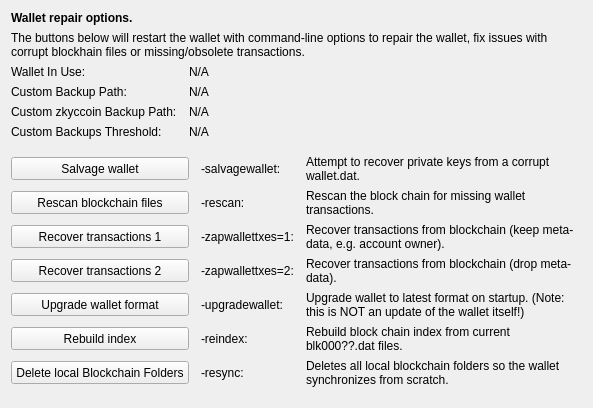
     <widget class="QWidget" name="tab_repair">
      <attribute name="title">
       <string>&amp;Wallet Repair</string>
      </attribute>
      <layout class="QGridLayout" name="gridLayout_4" columnstretch="0,0,0,0">
       <property name="horizontalSpacing">
        <number>12</number>
       </property>
       <item row="0" column="0" colspan="4">
        <widget class="QLabel" name="label_repair_header">
         <property name="font">
          <font>
           <weight>75</weight>
           <bold>true</bold>
          </font>
         </property>
         <property name="text">
          <string>Wallet repair options.</string>
         </property>
        </widget>
       </item>
       <item row="1" column="0" colspan="4">
        <widget class="QLabel" name="label_repair_helptext">
         <property name="font">
          <font>
           <weight>50</weight>
           <bold>false</bold>
          </font>
         </property>
         <property name="text">
          <string>The buttons below will restart the wallet with command-line options to repair the wallet, fix issues with corrupt blockhain files or missing/obsolete transactions.</string>
         </property>
         <property name="wordWrap">
          <bool>true</bool>
         </property>
        </widget>
       </item>
       <item row="2" column="0">
        <widget class="QLabel" name="wallet_path_label">
         <property name="text">
          <string>Wallet In Use:</string>
         </property>
        </widget>
       </item>
       <item row="2" column="1" colspan="3">
        <widget class="QLabel" name="wallet_path">
         <property name="cursor">
          <cursorShape>IBeamCursor</cursorShape>
         </property>
         <property name="text">
          <string>N/A</string>
         </property>
         <property name="textFormat">
          <enum>Qt::PlainText</enum>
         </property>
         <property name="textInteractionFlags">
          <set>Qt::LinksAccessibleByMouse|Qt::TextSelectableByKeyboard|Qt::TextSelectableByMouse</set>
         </property>
        </widget>
       </item>
       <item row="3" column="0">
        <widget class="QLabel" name="wallet_custombackuppath_label">
         <property name="text">
          <string>Custom Backup Path:</string>
         </property>
         <property name="visible">
          <bool>false</bool>
         </property>
        </widget>
       </item>
       <item row="3" column="1" colspan="3">
        <widget class="QLabel" name="wallet_custombackuppath">
         <property name="cursor">
          <cursorShape>IBeamCursor</cursorShape>
         </property>
         <property name="text">
          <string>N/A</string>
         </property>
         <property name="textFormat">
          <enum>Qt::PlainText</enum>
         </property>
         <property name="textInteractionFlags">
          <set>Qt::LinksAccessibleByMouse|Qt::TextSelectableByKeyboard|Qt::TextSelectableByMouse</set>
         </property>
         <property name="visible">
          <bool>false</bool>
         </property>
        </widget>
       </item>
       <item row="4" column="0">
        <widget class="QLabel" name="wallet_customzkyccoinbackuppath_label">
         <property name="text">
          <string>Custom zkyccoin Backup Path:</string>
         </property>
         <property name="visible">
          <bool>false</bool>
         </property>
        </widget>
       </item>
       <item row="4" column="1" colspan="3">
        <widget class="QLabel" name="wallet_customzkyccoinbackuppath">
         <property name="cursor">
          <cursorShape>IBeamCursor</cursorShape>
         </property>
         <property name="text">
          <string>N/A</string>
         </property>
         <property name="textFormat">
          <enum>Qt::PlainText</enum>
         </property>
         <property name="textInteractionFlags">
          <set>Qt::LinksAccessibleByMouse|Qt::TextSelectableByKeyboard|Qt::TextSelectableByMouse</set>
         </property>
         <property name="visible">
          <bool>false</bool>
         </property>
        </widget>
       </item>
       <item row="5" column="0">
        <widget class="QLabel" name="wallet_custombackupthreshold_label">
         <property name="text">
          <string>Custom Backups Threshold:</string>
         </property>
         <property name="visible">
          <bool>false</bool>
         </property>
        </widget>
       </item>
       <item row="5" column="1" colspan="3">
        <widget class="QLabel" name="wallet_custombackupthreshold">
         <property name="cursor">
          <cursorShape>IBeamCursor</cursorShape>
         </property>
         <property name="text">
          <string>N/A</string>
         </property>
         <property name="textFormat">
          <enum>Qt::PlainText</enum>
         </property>
         <property name="textInteractionFlags">
          <set>Qt::LinksAccessibleByMouse|Qt::TextSelectableByKeyboard|Qt::TextSelectableByMouse</set>
         </property>
         <property name="visible">
          <bool>false</bool>
         </property>
        </widget>
       </item>
       <item row="6" column="0">
        <spacer name="verticalSpacer_repair1">
         <property name="orientation">
          <enum>Qt::Vertical</enum>
         </property>
         <property name="sizeHint" stdset="0">
          <size>
           <width>10</width>
           <height>10</height>
          </size>
         </property>
        </spacer>
       </item>
       <item row="7" column="0" colspan="2">
        <widget class="QPushButton" name="btn_salvagewallet">
         <property name="minimumSize">
          <size>
           <width>100</width>
           <height>23</height>
          </size>
         </property>
         <property name="text">
          <string>Salvage wallet</string>
         </property>
        </widget>
       </item>
       <item row="7" column="2">
        <widget class="QLabel" name="label_repair_salvage_command">
         <property name="text">
          <string notr="true">-salvagewallet:</string>
         </property>
        </widget>
       </item>
       <item row="7" column="3">
        <widget class="QLabel" name="label_repair_salvage">
         <property name="text">
          <string>Attempt to recover private keys from a corrupt wallet.dat.</string>
         </property>
         <property name="wordWrap">
          <bool>true</bool>
         </property>
        </widget>
       </item>
       <item row="8" column="0" colspan="2">
        <widget class="QPushButton" name="btn_rescan">
         <property name="minimumSize">
          <size>
           <width>100</width>
           <height>23</height>
          </size>
         </property>
         <property name="text">
          <string>Rescan blockchain files</string>
         </property>
        </widget>
       </item>
       <item row="8" column="2">
        <widget class="QLabel" name="label_repair_rescan_command">
         <property name="text">
          <string notr="true">-rescan:</string>
         </property>
        </widget>
       </item>
       <item row="8" column="3">
        <widget class="QLabel" name="label_repair_rescan">
         <property name="text">
          <string>Rescan the block chain for missing wallet transactions.</string>
         </property>
         <property name="wordWrap">
          <bool>true</bool>
         </property>
        </widget>
       </item>
       <item row="9" column="0" colspan="2">
        <widget class="QPushButton" name="btn_zapwallettxes1">
         <property name="minimumSize">
          <size>
           <width>100</width>
           <height>23</height>
          </size>
         </property>
         <property name="text">
          <string>Recover transactions 1</string>
         </property>
        </widget>
       </item>
       <item row="9" column="2">
        <widget class="QLabel" name="label_repair_zap1_command">
         <property name="text">
          <string notr="true">-zapwallettxes=1:</string>
         </property>
        </widget>
       </item>
       <item row="9" column="3">
        <widget class="QLabel" name="label_repair_zap1">
         <property name="text">
          <string>Recover transactions from blockchain (keep meta-data, e.g. account owner).</string>
         </property>
         <property name="wordWrap">
          <bool>true</bool>
         </property>
        </widget>
       </item>
       <item row="10" column="0" colspan="2">
        <widget class="QPushButton" name="btn_zapwallettxes2">
         <property name="minimumSize">
          <size>
           <width>100</width>
           <height>23</height>
          </size>
         </property>
         <property name="text">
          <string>Recover transactions 2</string>
         </property>
        </widget>
       </item>
       <item row="10" column="2">
        <widget class="QLabel" name="label_repair_zap2_command">
         <property name="text">
          <string notr="true">-zapwallettxes=2:</string>
         </property>
        </widget>
       </item>
       <item row="10" column="3">
        <widget class="QLabel" name="label_repair_zap2">
         <property name="text">
          <string>Recover transactions from blockchain (drop meta-data).</string>
         </property>
         <property name="wordWrap">
          <bool>true</bool>
         </property>
        </widget>
       </item>
       <item row="11" column="0" colspan="2">
        <widget class="QPushButton" name="btn_upgradewallet">
         <property name="minimumSize">
          <size>
           <width>100</width>
           <height>23</height>
          </size>
         </property>
         <property name="text">
          <string>Upgrade wallet format</string>
         </property>
        </widget>
       </item>
       <item row="11" column="2">
        <widget class="QLabel" name="label_repair_upgrade_command">
         <property name="text">
          <string notr="true">-upgradewallet:</string>
         </property>
        </widget>
       </item>
       <item row="11" column="3">
        <widget class="QLabel" name="label_repair_upgrade">
         <property name="text">
          <string>Upgrade wallet to latest format on startup. (Note: this is NOT an update of the wallet itself!)</string>
         </property>
         <property name="wordWrap">
          <bool>true</bool>
         </property>
        </widget>
       </item>
       <item row="12" column="0" colspan="2">
        <widget class="QPushButton" name="btn_reindex">
         <property name="minimumSize">
          <size>
           <width>100</width>
           <height>23</height>
          </size>
         </property>
         <property name="text">
          <string>Rebuild index</string>
         </property>
        </widget>
       </item>
       <item row="12" column="2">
        <widget class="QLabel" name="label_repair_reindex_command">
         <property name="text">
          <string notr="true">-reindex:</string>
         </property>
        </widget>
       </item>
       <item row="12" column="3">
        <widget class="QLabel" name="label_repair_reindex">
         <property name="text">
          <string>Rebuild block chain index from current blk000??.dat files.</string>
         </property>
         <property name="wordWrap">
          <bool>true</bool>
         </property>
        </widget>
       </item>
       <item row="13" column="0" colspan="2">
        <widget class="QPushButton" name="btn_resync">
         <property name="minimumSize">
          <size>
           <width>100</width>
           <height>23</height>
          </size>
         </property>
         <property name="text">
          <string>Delete local Blockchain Folders</string>
         </property>
        </widget>
       </item>
       <item row="13" column="2">
        <widget class="QLabel" name="label_repair_resync_command">
         <property name="text">
          <string>-resync:</string>
         </property>
        </widget>
       </item>
       <item row="13" column="3">
        <widget class="QLabel" name="label_repair_resync">
         <property name="text">
          <string>Deletes all local blockchain folders so the wallet synchronizes from scratch.</string>
         </property>
         <property name="wordWrap">
          <bool>true</bool>
         </property>
        </widget>
       </item>
       <item row="14" column="0">
        <spacer name="verticalSpacer_repair2">
         <property name="orientation">
          <enum>Qt::Vertical</enum>
         </property>
         <property name="sizeHint" stdset="0">
          <size>
           <width>20</width>
           <height>10</height>
          </size>
         </property>
        </spacer>
       </item>
      </layout>
     </widget>
